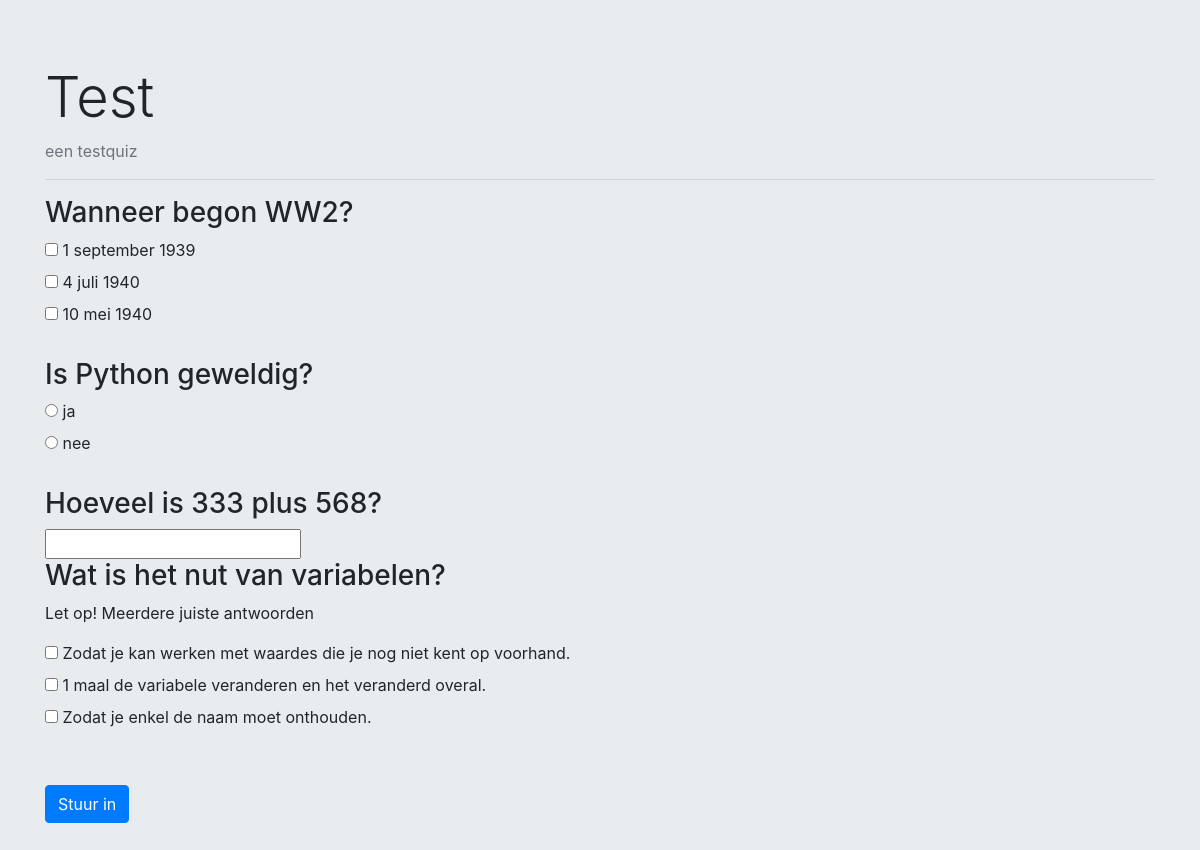
Page /quiz/1/ on the earlier database version.
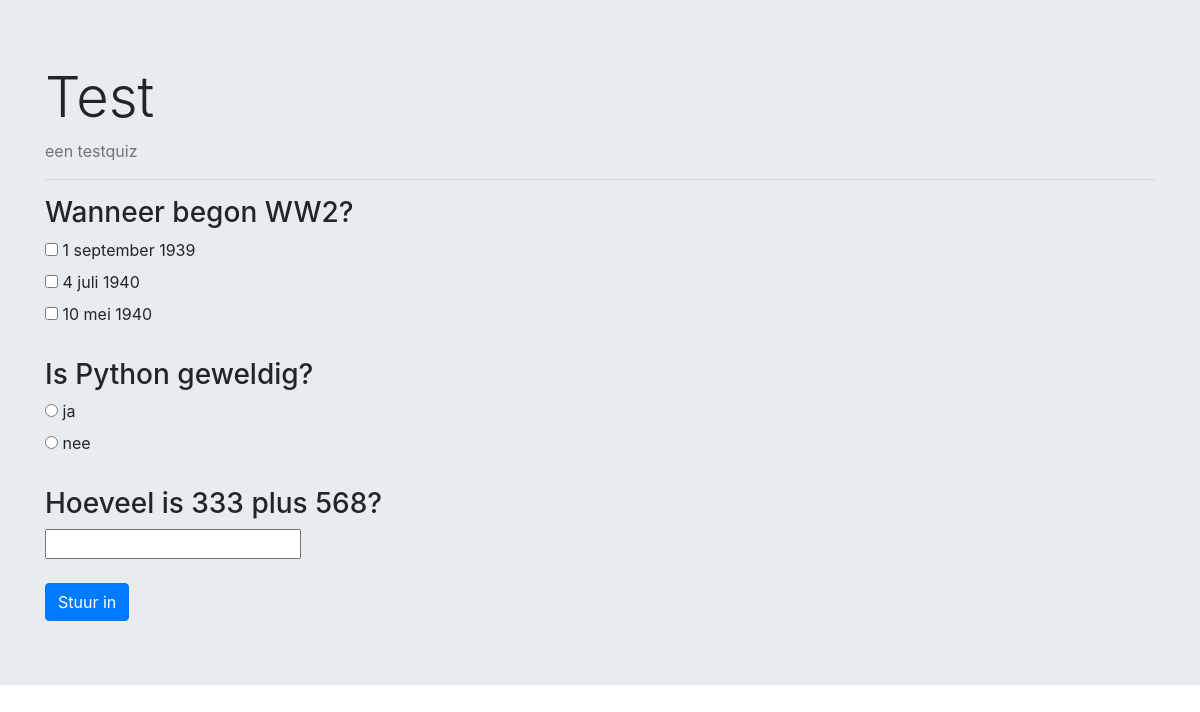
Same page on the later database version.
### enquete/models.py (models this page shows, shortened)
class Quiz(models.Model):
    class Meta:
        verbose_name_plural = 'quizzen'
    quiz_titel = models.CharField(max_length=100)
    quiz_beschrijving = models.TextField()

class Vraag(models.Model):
    class Meta:
        verbose_name_plural = 'vragen'
    TYPES = (
        ('open', 'Open'),
        ('multichoice', 'Multiple Choice'),
        ('jaNee', 'Ja/Nee'),
    )
    quiz = models.ForeignKey(Quiz, on_delete=models.CASCADE, default=1)
    vraag_tekst = models.CharField(max_length=200)
    vraag_type = models.CharField(max_length=50, choices=TYPES)
    vraag_meerdere = models.BooleanField(verbose_name='Meerdere juiste antwoorden')

class Antwoord(models.Model):
    class Meta:
        verbose_name_plural = 'antwoorden'
    vraag = models.ForeignKey(Vraag, on_delete=models.CASCADE)
    antwoord_tekst = models.CharField(max_length=200)
    antwoord_juist = models.BooleanField()
    antwoord_score = models.IntegerField(default=0)

### enquete/views.py (the view)
# urls.py: path('quiz/<int:quiz_id>/', views.quiz_maken, name='quizStart'),
def quiz_maken(request, quiz_id):
    quiz = get_object_or_404(Quiz, pk=quiz_id)
    vragenlist = quiz.vraag_set.all()
    return render(request, 'quiz_maken.html', {'vraag_list': vragenlist, 'quiz': quiz})

### templates/quiz_maken.html (shortened to what this page needs)
{% extends 'base.html' %}
{% block content %}
<div class="jumbotron jumbotron-fluid">
    <div class="container">
        <h1 class="display-4">{{ quiz.quiz_titel }}</h1>
        <p class="text-muted">{{ quiz.quiz_beschrijving }}</p>
        <hr>
        <form action="{% url 'enquete:resultaat' quiz.id %}" method="post">
            {% for vraag in vraag_list %}
                <h3>{{ vraag.vraag_tekst }}</h3>
                {% if vraag.vraag_type == 'open' %}
                <input type="text" id="{{ vraag.id }}" name="{{ vraag.antwoord_set.get.id }}">
                {% elif vraag.vraag_type == 'multichoice' %}
                    {% if vraag.vraag_meerdere %}
                    <p>Let op! Meerdere juiste antwoorden</p>
                    {% endif %}
                    {% for antwoord in vraag.antwoord_set.all %}
                        <input type="checkbox" name="{{ antwoord.id }}" id="{{ vraag.id }}">
                        <label for="{{ antwoord.id }}">{{ antwoord.antwoord_tekst }}</label>
                        <br>
                    {% endfor %}
                    {% elif vraag.vraag_type == 'jaNee' %}
                        {% for antwoord in vraag.antwoord_set.all %}
                        <input type="radio" name="{{ vraag.id }}" id="{{ vraag.id }}" value="{{ antwoord.antwoord_tekst }}">
                        <label for="{{ vraag.id }}">{{ antwoord.antwoord_tekst }}</label>
                        <br>
                        {% endfor %}
                {% endif %}
                <br>
            {% endfor %}
            <br>
            <input type="submit" class="btn btn-primary" value="Stuur in">
        </form>
    </div>
    </div>
{% endblock content %}

### templates/base.html (shortened to what this page needs)
<!DOCTYPE html>
<html lang="en">
<head>
    <link rel="stylesheet" href="https://stackpath.bootstrapcdn.com/bootstrap/4.4.1/css/bootstrap.min.css"
>
</head>
<body>
    <main>
        {% block content %}
        {% endblock content %}
    </main>
</body>
</html>

Differences in the rows shown:
removed Vraag: vraag_tekst "Wat is het nut van variabelen?", vraag_meerdere "Let op! Meerdere juiste antwoorden"
removed Antwoord: antwoord_tekst "Zodat je kan werken met waardes die je nog niet kent op voorhand.", shown under "Wat is het nut van variabelen?"
removed Antwoord: antwoord_tekst "1 maal de variabele veranderen en het veranderd overal.", shown under "Wat is het nut van variabelen?"
removed Antwoord: antwoord_tekst "Zodat je enkel de naam moet onthouden.", shown under "Wat is het nut van variabelen?"
